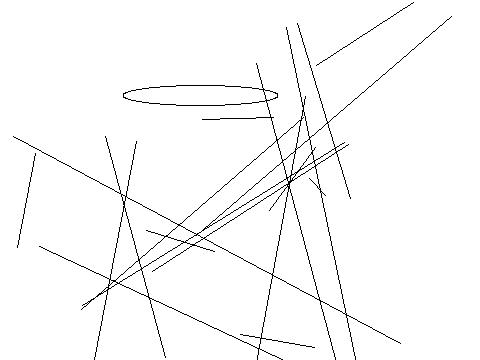

Write Python code to recreate this figure.
from PIL import Image, ImageDraw
image1 = Image.new('RGB', (480, 360), '#ffffff')
draw = ImageDraw.Draw(image1)
c=[203,188,248,5]
draw.ellipse(c,'#ffffff','#000000')
c=[294,254,54,219]
draw.ellipse(c,'#ffffff','#000000')
c=[448,412,132,250]
draw.ellipse(c,'#ffffff','#000000')
c=[445,286,343,0]
draw.ellipse(c,'#ffffff','#000000')
c=[123,85,278,105]
draw.ellipse(c,'#ffffff','#000000')
c=[304,371,192,330]
draw.ellipse(c,'#ffffff','#000000')
c=[107,182,312,160]
draw.ellipse(c,'#ffffff','#000000')
c=[468,170,203,295]
draw.ellipse(c,'#ffffff','#000000')
c=[105,257,132,64]
draw.ellipse(c,'#ffffff','#000000')
c=[390,71,295,198]
draw.ellipse(c,'#ffffff','#000000')
c=[411,267,324,121]
draw.ellipse(c,'#ffffff','#000000')
c=[153,407,125,358]
draw.ellipse(c,'#ffffff','#000000')
l=[364,467,256,63]
draw.line(l,'#000000')
l=[252,384,305,96]
draw.line(l,'#000000')
l=[451,16,196,235]
draw.line(l,'#000000')
l=[325,195,309,178]
draw.line(l,'#000000')
l=[400,343,13,136]
draw.line(l,'#000000')
l=[413,2,316,65]
draw.line(l,'#000000')
l=[362,392,286,27]
draw.line(l,'#000000')
l=[82,305,344,142]
draw.line(l,'#000000')
l=[297,23,350,198]
draw.line(l,'#000000')
l=[288,362,39,246]
draw.line(l,'#000000')
l=[214,251,146,230]
draw.line(l,'#000000')
l=[81,309,303,117]
draw.line(l,'#000000')
l=[73,468,136,141]
draw.line(l,'#000000')
l=[105,136,165,357]
draw.line(l,'#000000')
l=[314,347,240,334]
draw.line(l,'#000000')
l=[273,117,202,119]
draw.line(l,'#000000')
l=[17,247,35,153]
draw.line(l,'#000000')
l=[348,144,152,271]
draw.line(l,'#000000')
l=[315,147,269,210]
draw.line(l,'#000000')
image1.save('build.jpg')